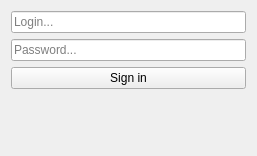
<?xml version="1.0" encoding="UTF-8"?>
<ui version="4.0">
 <class>Form</class>
 <widget class="QWidget" name="Form">
  <property name="geometry">
   <rect>
    <x>0</x>
    <y>0</y>
    <width>257</width>
    <height>156</height>
   </rect>
  </property>
  <property name="windowTitle">
   <string>Form</string>
  </property>
  <layout class="QVBoxLayout" name="verticalLayout_2">
   <item>
    <layout class="QVBoxLayout" name="verticalLayout">
     <item>
      <widget class="QLineEdit" name="loginEdit">
       <property name="enabled">
        <bool>true</bool>
       </property>
       <property name="placeholderText">
        <string>Login...</string>
       </property>
      </widget>
     </item>
     <item>
      <widget class="QLineEdit" name="passwordEdit">
       <property name="placeholderText">
        <string>Password...</string>
       </property>
      </widget>
     </item>
     <item>
      <widget class="QPushButton" name="signInBtn">
       <property name="text">
        <string>Sign in</string>
       </property>
      </widget>
     </item>
     <item>
      <spacer name="verticalSpacer">
       <property name="orientation">
        <enum>Qt::Vertical</enum>
       </property>
       <property name="sizeHint" stdset="0">
        <size>
         <width>20</width>
         <height>40</height>
        </size>
       </property>
      </spacer>
     </item>
    </layout>
   </item>
  </layout>
 </widget>
 <resources/>
 <connections/>
</ui>
